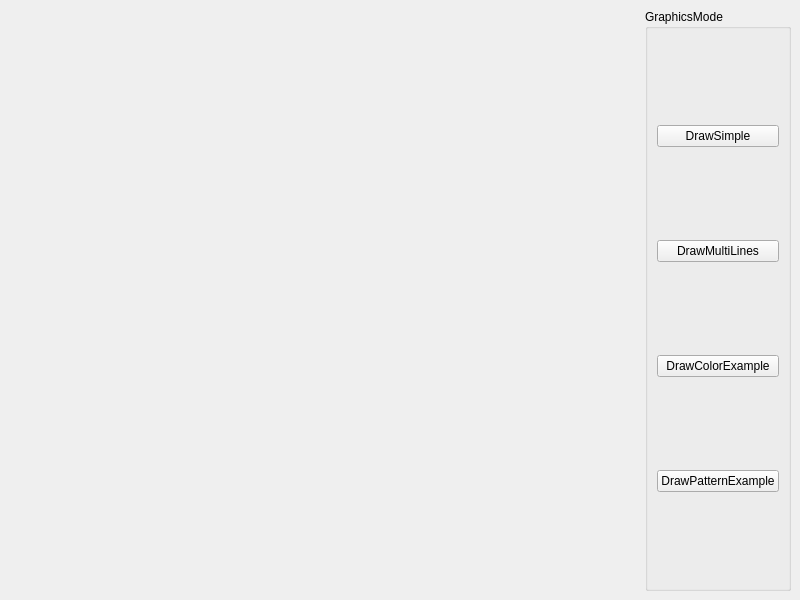
<?xml version="1.0" encoding="UTF-8"?>
<ui version="4.0">
 <class>MainWindow</class>
 <widget class="QMainWindow" name="MainWindow">
  <property name="geometry">
   <rect>
    <x>0</x>
    <y>0</y>
    <width>800</width>
    <height>600</height>
   </rect>
  </property>
  <property name="windowTitle">
   <string>MainWindow</string>
  </property>
  <widget class="QWidget" name="centralwidget">
   <layout class="QHBoxLayout" name="horizontalLayout">
    <item>
     <widget class="graphics" name="GraphicsPresenter" native="true">
      <property name="sizePolicy">
       <sizepolicy hsizetype="Expanding" vsizetype="Preferred">
        <horstretch>0</horstretch>
        <verstretch>0</verstretch>
       </sizepolicy>
      </property>
     </widget>
    </item>
    <item>
     <widget class="QGroupBox" name="GraphicsControl">
      <property name="title">
       <string>GraphicsMode</string>
      </property>
      <layout class="QVBoxLayout" name="verticalLayout">
       <item>
        <widget class="QPushButton" name="BtnDrawSimple">
         <property name="text">
          <string>DrawSimple</string>
         </property>
        </widget>
       </item>
       <item>
        <widget class="QPushButton" name="BtnDrawMultiLines">
         <property name="text">
          <string>DrawMultiLines</string>
         </property>
        </widget>
       </item>
       <item>
        <widget class="QPushButton" name="BtnDrawColorExample">
         <property name="text">
          <string>DrawColorExample</string>
         </property>
        </widget>
       </item>
       <item>
        <widget class="QPushButton" name="BtnDrawPatternExample">
         <property name="text">
          <string>DrawPatternExample</string>
         </property>
        </widget>
       </item>
      </layout>
     </widget>
    </item>
   </layout>
  </widget>
 </widget>
 <customwidgets>
  <customwidget>
   <class>graphics</class>
   <extends>QWidget</extends>
   <header>graphics.h</header>
   <container>1</container>
  </customwidget>
 </customwidgets>
 <resources/>
 <connections/>
</ui>
